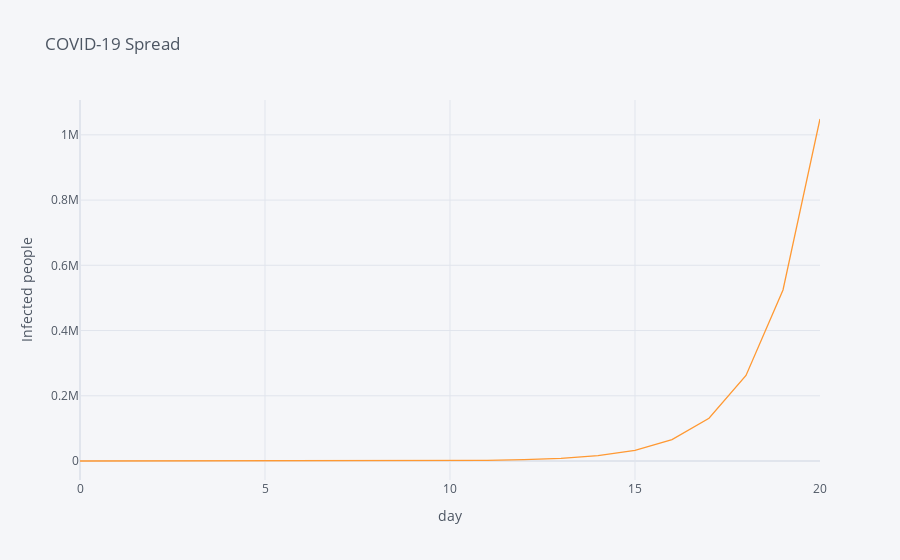

Notebook code for this chart:
### Code cell
infected_sim_df.iplot(yTitle='Infected people', xTitle='day', title='COVID-19 Spread')

### Figure 1 — Plotly figure (JSON) as saved in the notebook; plotly's stock layout.template omitted (floating-point values rounded to 4 significant figures)
{"data": [{"line": {"color": "rgba(255, 153, 51, 1.0)", "dash": "solid", "shape": "linear", "width": 1.3}, "mode": "lines", "name": "infected", "text": "", "type": "scatter", "x": [0, 1, 2, 3, 4, 5, 6, 7, 8, 9, 10, 11, 12, 13, 14, 15, 16, 17, 18, 19, 20], "y": [1, 2, 4, 8, 16, 32, 64, 128, 256, 512, 1024, 2048, 4096, 8192, 16384, 32768, 65536, 131072, 262144, 524288, 1048576]}], "layout": {"legend": {"bgcolor": "#F5F6F9", "font": {"color": "#4D5663"}}, "paper_bgcolor": "#F5F6F9", "plot_bgcolor": "#F5F6F9", "title": {"font": {"color": "#4D5663"}, "text": "COVID-19 Spread"}, "xaxis": {"gridcolor": "#E1E5ED", "showgrid": true, "tickfont": {"color": "#4D5663"}, "title": {"font": {"color": "#4D5663"}, "text": "day"}, "zerolinecolor": "#E1E5ED"}, "yaxis": {"gridcolor": "#E1E5ED", "showgrid": true, "tickfont": {"color": "#4D5663"}, "title": {"font": {"color": "#4D5663"}, "text": "Infected people"}, "zerolinecolor": "#E1E5ED"}}}
